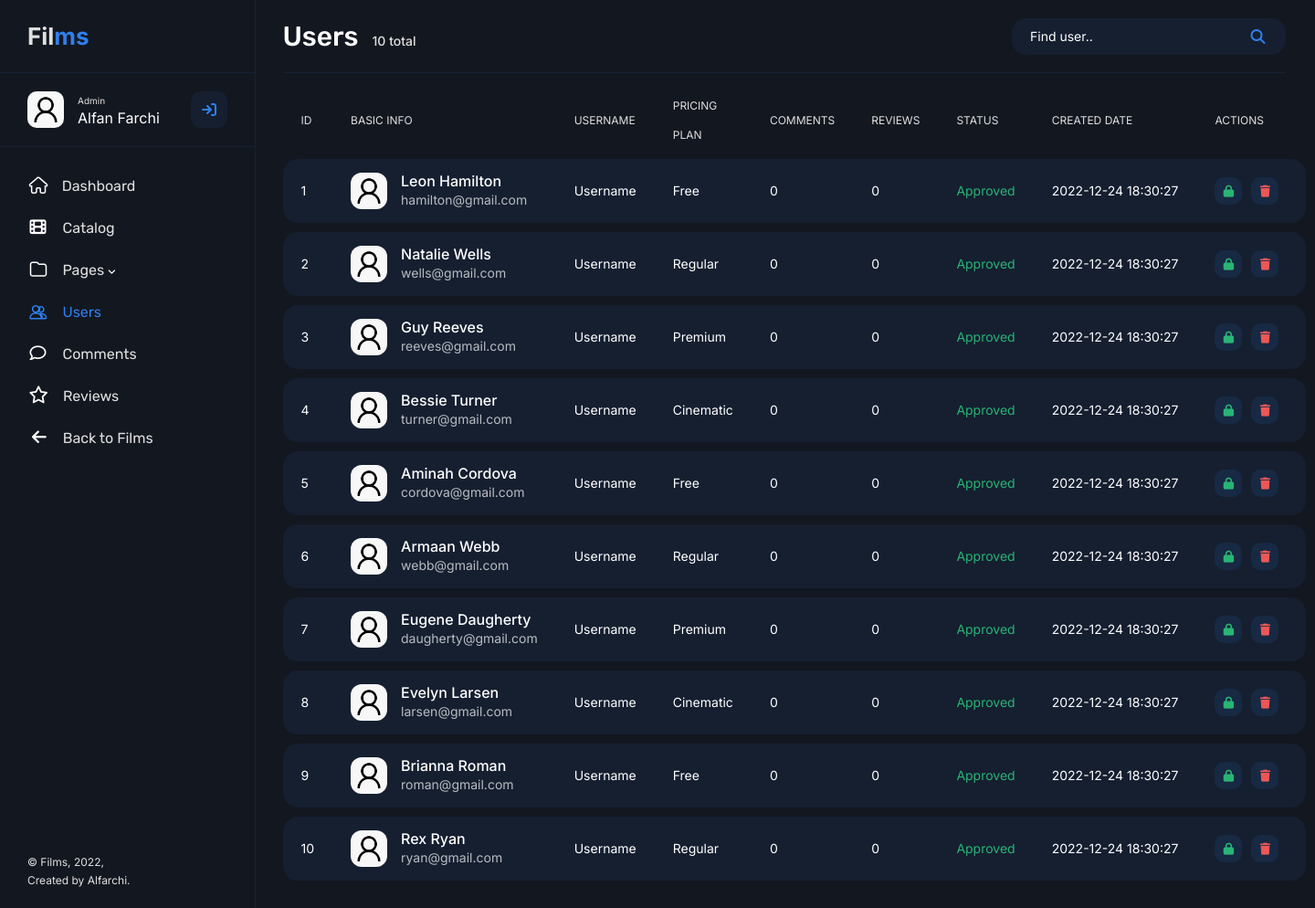
/admin/users.php, run on the app's committed database.
### tables this page shows
create table user_subs (
    id_buy int primary key auto_increment,
    id_user int,
    id_subs int,
    buy_date datetime,
    foreign key (id_user) references user (id_user),
    foreign key (id_subs) references subs (id_subs)
);

create table user (
    id_user int primary key auto_increment,
    email varchar(40),
    password varchar(255),
    username varchar(30),
    create_date datetime
);

create table subs (
    id_subs int primary key auto_increment,
    plan varchar(10),
    price float
);

### main/functions.php (called while the page is built, shortened)
<?php
$conn = mysqli_connect("localhost", "root", "", "films");
function query($query) {
    global $conn;
    $result = mysqli_query($conn, $query);
    $rows = [];
    while($row = mysqli_fetch_assoc($result)) {
        $rows[] = $row;
    }
    return $rows;
}
?>

### admin/users.php (the view, shortened to what this page needs)
<?php
require "../main/functions.php";
$user = query("SELECT * FROM user LEFT OUTER JOIN user_subs ON user_subs.id_user = user.id_user LEFT OUTER JOIN subs ON subs.id_subs = user_subs.id_subs ORDER BY user.id_user ASC");
$count = query("SELECT COUNT(id_user) AS count FROM user");
?>
<!DOCTYPE html>
<html lang="en">
    <head>
        <link rel="stylesheet" href="../assets/styles/style.css">
        <link href="https://cdn.jsdelivr.net/npm/bootstrap@5.2.2/dist/css/bootstrap.min.css" rel="stylesheet">
    </head>
    <body>
        <section class="sidebar">
            <a href="" class="sidebar__logo">Fil<span>ms</span></a>
            <div class="sidebar__user">
                <img class="sidebar__avatar" src="../assets/images/icon/user.jpeg" alt="" height="40px" width="40px">
                <span>Admin</span>
                <p>Alfan Farchi</p>
                <button class="sidebar__user-btn"><i class="fa-solid fa-arrow-right-to-bracket"></i></button>
            </div>
            <div class="sidebar__nav">
                <ul class="sidebar__nav-content">
                    <li class="sidebar__nav-item"><a href="#"><i class="fa-solid fa-house"></i>Dashboard</li></a>
                    <li class="sidebar__nav-item"><a href="./catalog.php"><i class="fa-solid fa-film default"></i>Catalog</li></a>
                    <li class="sidebar__nav-item"><a href="#"><i class="fa-solid fa-folder"></i>Pages <i class="fa-solid fa-angle-down default"></i></li></a>
                    <li class="sidebar__nav-item"><a href="./users.php" class="active actives"><i class="fa-solid fa-user-group"></i>Users</li></a>
                    <li class="sidebar__nav-item"><a href="./comments.php"><i class="fa-regular fa-comment default"></i>Comments</li></a>
                    <li class="sidebar__nav-item"><a href="./reviews.php"><i class="fa-regular fa-star default"></i>Reviews</li></a>
                    <li class="sidebar__nav-item"><a href="../index.php"><i class="fa-solid fa-arrow-left default"></i>Back to Films</li></a>
                </ul>
            </div>
            <p class="sidebar__footer">© Films, 2022,<br>Created by Alfarchi.</p>
        </section>
        <main class="main">
            <div class="container-fluid">
                <div class="row">
                    <div class="col-12">
                        <div class="main__header">
                            <?php $i = 1 ?> <?php foreach($count as $row): ?>
                            <h2 class="main__header-title">Users&ensp;<span><?php echo $row["count"]; ?> total</span></h2>
                            <?php $i++ ?> <?php endforeach; ?>
                            <form action="" method="post" spellcheck="false" autocomplete="off" class="nav__form nav__admin">
                                <input type="input" name="keyword" placeholder="Find user.." class="nav__search search__admin">
                                <button type="submit" name="search" class="nav__action-btn"><i class="fa-solid fa-magnifying-glass"></i></button>
                            </form>
                        </div>
                    </div>
                    <div class="col-12">
                        <table class="main__table">
                            <thead>
                                <tr>
                                    <td class="user__id">ID</td>
                                    <td class="user__info">BASIC INFO</td>
                                    <td class="user__username">USERNAME</td>
                                    <td class="user__plan">PRICING PLAN</td>
                                    <td class="user__comments">COMMENTS</td>
                                    <td class="user__reviews">REVIEWS</td>
                                    <td class="user__status">STATUS</td>
                                    <td class="user__date">CREATED DATE</td>
                                    <td class="user__actions">ACTIONS</td>
                                </tr>
                            </thead>
                            <tbody>
                                <?php foreach($user as $row): ?>
                                <tr>
                                    <td class="user__id"><?php echo $row["id_user"]; ?></td>
                                    <td class="user__info">
                                        <div class="main__info">
                                            <img class="user__avatar" src="../assets/images/icon/user.jpeg" alt="" height="40px" width="40px">
                                            <div>
                                                <h5><?php echo $row["username"]; ?></h5>
                                                <span><?php echo $row["email"]; ?></span>
                                            </div>
                                        </div>
                                    </td>
                                    <td class="user__username"><?php echo $row[""]; ?>Username</td>
                                    <td class="user__plan"><?php echo $row["plan"]; ?></td>
                                    <td class="user__comments"><?php echo $row[""]; ?>0</td>
                                    <td class="user__reviews"><?php echo $row[""]; ?>0</td>
                                    <td class="user__status" style="color: #29b474">Approved</td>
                                    <td class="user__date"><?php echo $row["create_date"]; ?></td>
                                    <td class="actions__button"><a href="#" onclick="return confirm('Ban user?')"><i class="fa-solid fa-lock"></i></a><a href="./deleteUser.php?id=<?php echo $row["id_user"]; ?>" onclick="return confirm('Delete user?')"><i class="fa-solid fa-trash"></i></a></td>
                                </tr>
                                <?php endforeach; ?>
                            </tbody>
                        </table>
                    </div>
                </div>
            </div>
    </body>
</html>

### data on the page
user_subs: id_user "1", id_user.username "Leon Hamilton", id_user.email "hamilton@gmail.com", id_subs.plan "Free", id_user.create_date "2022-12-24 18:30:27"
user_subs: id_user "2", id_user.username "Natalie Wells", id_user.email "wells@gmail.com", id_subs.plan "Regular", id_user.create_date "2022-12-24 18:30:27"
user_subs: id_user "3", id_user.username "Guy Reeves", id_user.email "reeves@gmail.com", id_subs.plan "Premium", id_user.create_date "2022-12-24 18:30:27"
user_subs: id_user "4", id_user.username "Bessie Turner", id_user.email "turner@gmail.com", id_subs.plan "Cinematic", id_user.create_date "2022-12-24 18:30:27"
user_subs: id_user "5", id_user.username "Aminah Cordova", id_user.email "cordova@gmail.com", id_subs.plan "Free", id_user.create_date "2022-12-24 18:30:27"
user_subs: id_user "6", id_user.username "Armaan Webb", id_user.email "webb@gmail.com", id_subs.plan "Regular", id_user.create_date "2022-12-24 18:30:27"
user_subs: id_user "7", id_user.username "Eugene Daugherty", id_user.email "daugherty@gmail.com", id_subs.plan "Premium", id_user.create_date "2022-12-24 18:30:27"
user_subs: id_user "8", id_user.username "Evelyn Larsen", id_user.email "larsen@gmail.com", id_subs.plan "Cinematic", id_user.create_date "2022-12-24 18:30:27"
user_subs: id_user "9", id_user.username "Brianna Roman", id_user.email "roman@gmail.com", id_subs.plan "Free", id_user.create_date "2022-12-24 18:30:27"
user_subs: id_user "10", id_user.username "Rex Ryan", id_user.email "ryan@gmail.com", id_subs.plan "Regular", id_user.create_date "2022-12-24 18:30:27"

### other printed values
$row["count"] "10"
